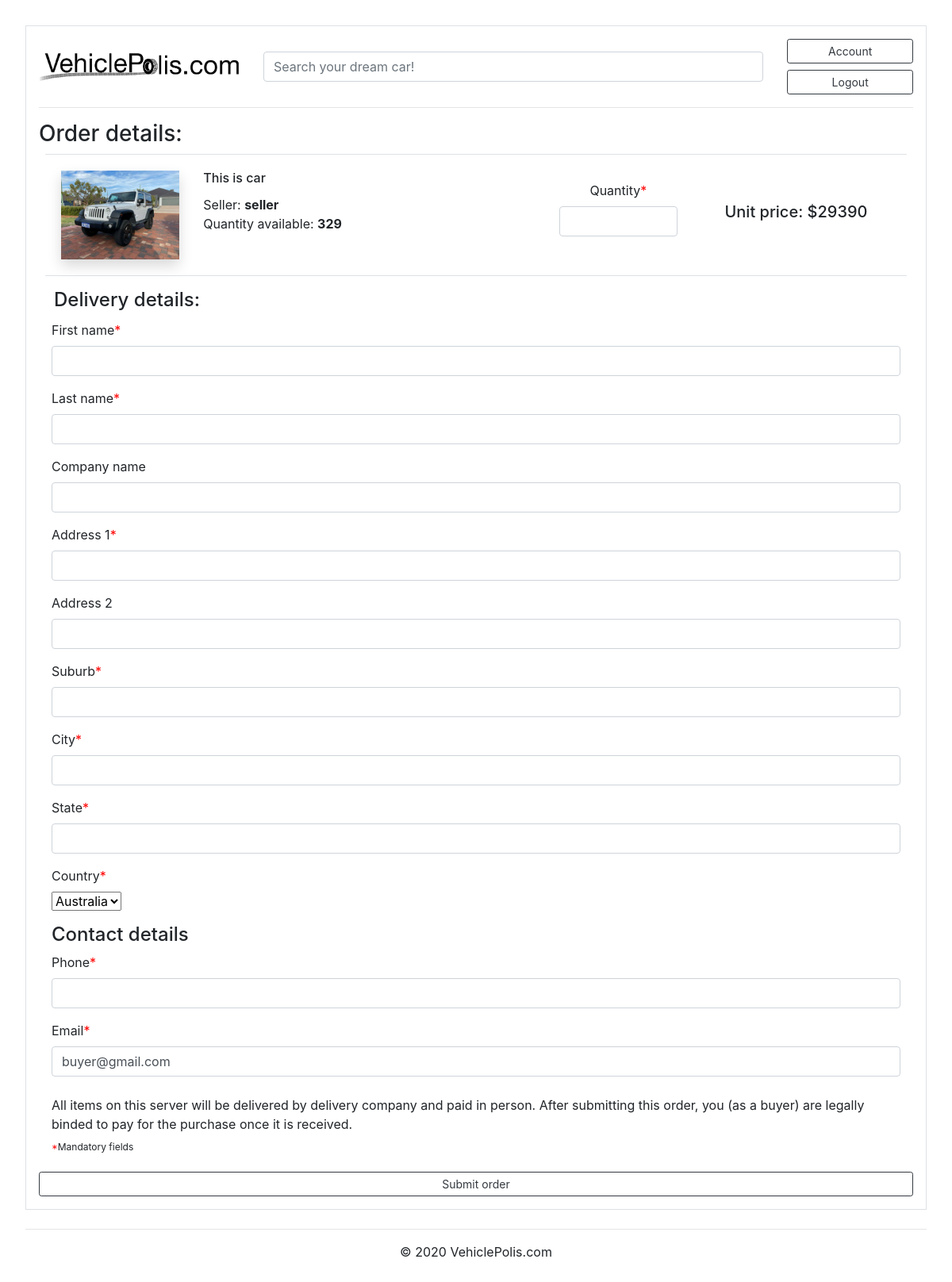
The page /item_details/1/order (signed in) on the database as committed earlier.
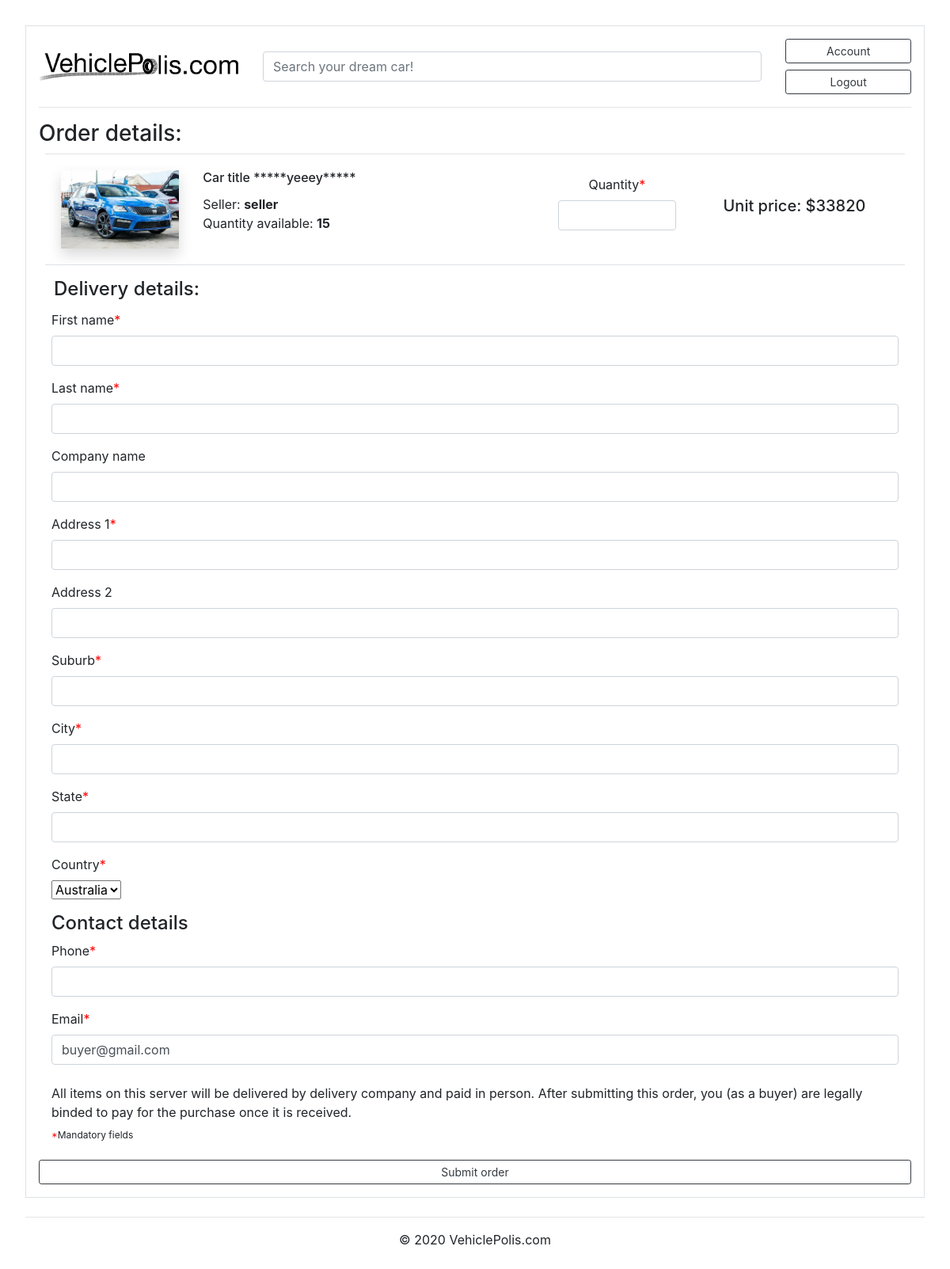
The same page on the database as committed later.
### marketplace/models.py (models this page shows, shortened)
class Post(db.Model):
    id = db.Column(db.Integer, primary_key=True)
    condition = db.Column(db.String(100), nullable=False)
    title = db.Column(db.String(100), nullable=False)
    make = db.Column(db.String(100), nullable=False)
    model = db.Column(db.String(100), nullable=False)
    price = db.Column(db.Integer(), nullable=False)
    year = db.Column(db.Integer(), nullable=False)
    ODO = db.Column(db.Integer(), nullable=False)
    category = db.Column(db.String(100), nullable=False)
    fuel = db.Column(db.String(100), nullable=False)
    transmission = db.Column(db.String(100), nullable=False)
    quantity = db.Column(db.Integer(), nullable=False)
    date_posted = db.Column(db.DateTime, nullable=False, default=datetime.now)
    description = db.Column(db.Text, nullable=True)
    image_file = db.Column(db.String(20), nullable=False, default='default.png')
    user_id = db.Column(db.Integer, db.ForeignKey('user.id'), nullable=False)
    orders = db.relationship('Order', backref='item', lazy=True)
    reviews = db.relationship('Review', backref='item', lazy=True)

### marketplace/routes.py (the view)
@app.route("/item_details/<int:post_id>/order", methods=['GET','POST'])
@login_required
def order_item(post_id):
    searchform = SearchForm()
    post = Post.query.get_or_404(post_id)
    form = OrderForm()
    maxquantity = post.quantity
    form.quantity.validators = [form.quantity.validators[0], NumberRange(min=1, max=maxquantity, message='Ordered quantity has to be no more than available quantity.')]
    if form.validate_on_submit():
        order = Order(date_posted = form.date_posted.data, quantity=form.quantity.data, first_name=form.first_name.data, last_name=form.last_name.data, company_name=form.company_name.data, address1=form.address1.data, address2=form.address2.data, suburb=form.suburb.data, city=form.city.data, state=form.state.data, country=form.country.data, phone=form.phone.data, email=form.email.data, author = current_user, item = post)
        db.session.add(order)
        db.session.commit()
        post.quantity = post.quantity-form.quantity.data
        db.session.commit()
        flash('Your order has been submitted!', 'info')
        return redirect(url_for('order_details', order_id=order.id))
    elif request.method == 'GET':
        form.email.data = current_user.email
    return render_template('order_item.html', searchform=searchform, post=post, form=form)

### marketplace/forms.py
class SearchForm(FlaskForm):
    text = StringField('Search')
    submit = SubmitField('Search')

### marketplace/models.py (called while the page is built)
@login_manager.user_loader
def load_user(user_id):
    return User.query.get(int(user_id))

### marketplace/templates/order_item.html (shortened to what the changed rows need)
{% extends "base.html" %}
{% block content %}
<form method="POST" action="">
  <div class="row border-top border-bottom mx-2">
    <div class="card border-0">
      <div class="card-body">
        <div class="row">
          <div class="col-xl-2 col-lg-2 col-xs-2 mp-2">
          <img class="shadow img-fluid" src="{{ url_for('static', filename='images/' + post.image_file) }}" alt="Card image cap">
          </div>
          <div class="col-xl-5 col-lg-5 col-xs-5">
            <h6 class="card-title">{{ post.title }}</h6>
            Seller: <strong>{{ post.author.username }}</strong><br>Quantity available: <strong>{{ post.quantity }}</strong>
          </div>
          <div class="col-xl-3 col-lg-3 col-xs-3 my-auto" align="center">
            <h5>Unit price: ${{ post.price }}</h5>
          </div>
        </div>
      </div>
    </div>
  </div>
  </div>
{% endblock content %}

Rows that differ between the two databases and show on the page:
changed Post: image_file: a different picture; title "This is car" → "Car title *****yeeey*****"; quantity "329" → "15"; price "29390" → "33820"
